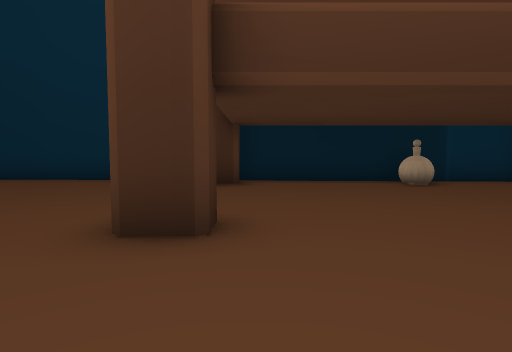
view 1 (above)

24 first-person views from a walk through a Unity game level. The camera is 1.5 m above the floor, tilts 4° down and sees 75° across. The floor is counted in squares, 2 m on a side. Each view is taken from the middle of a square. On the plan, view 1 faces up. The plan holds only what a view shows up to about 11 squares ahead; the rest is blank. The place goes on beyond the plan. The player is left out. Some surface patterns are stand-ins.

view 2
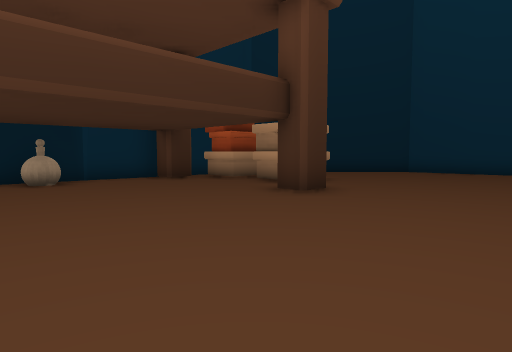

view 3
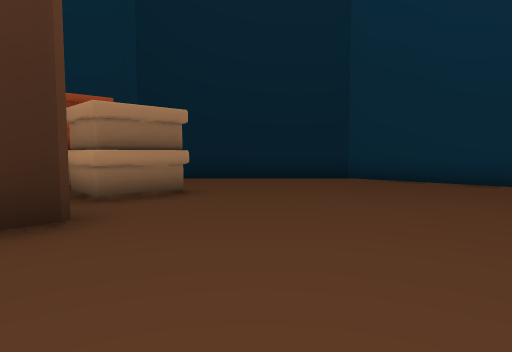

view 4
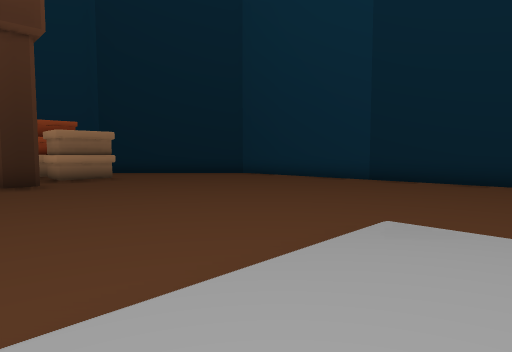

view 5
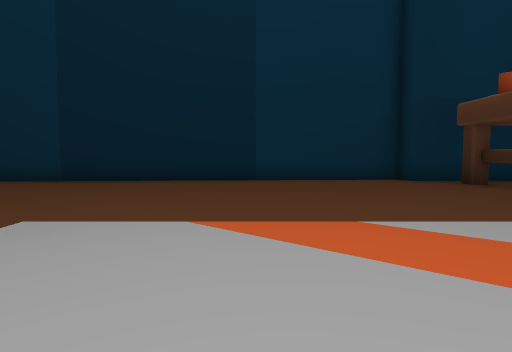

view 6
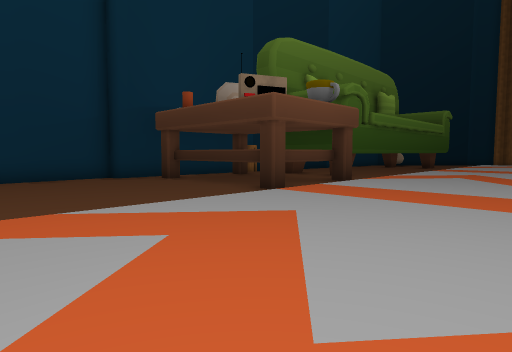

view 7
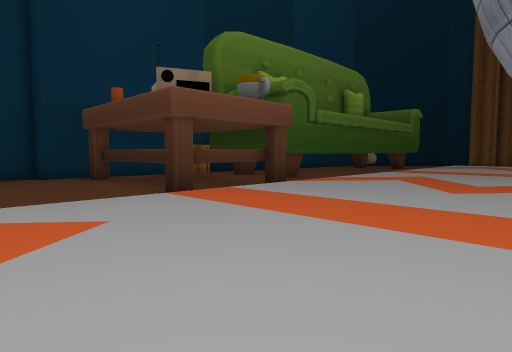

view 8
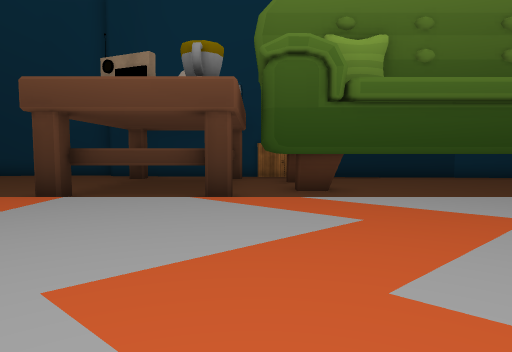

view 9
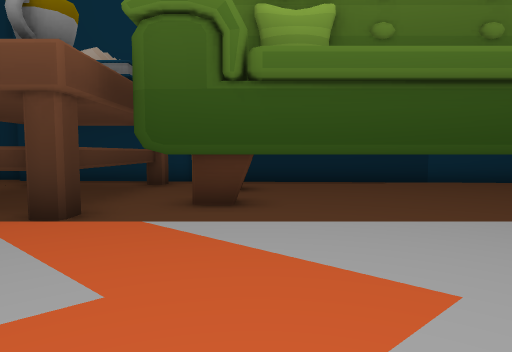

view 10
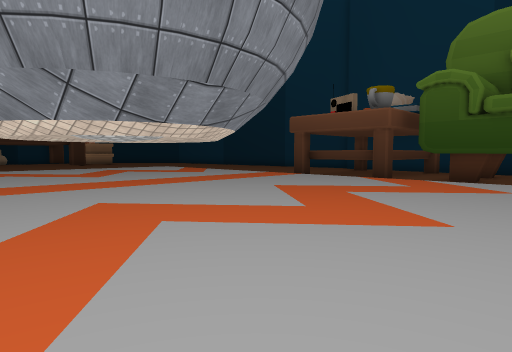

view 11
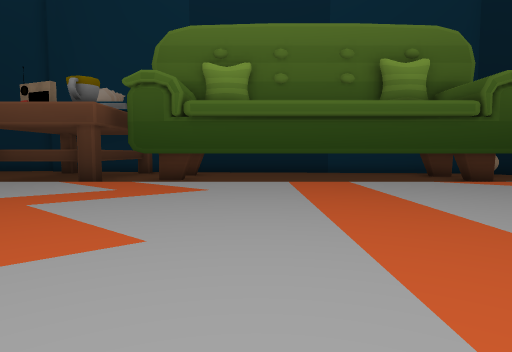

view 12
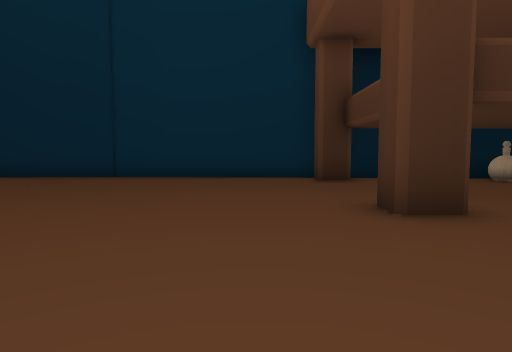

view 13
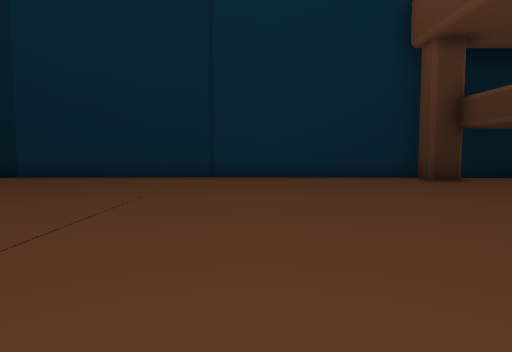

view 14
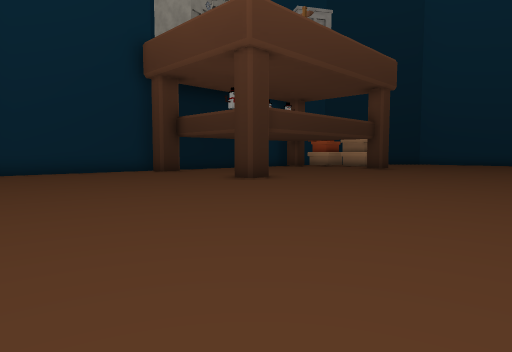

view 15
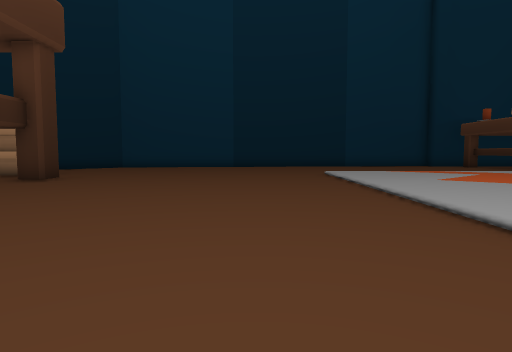

view 16
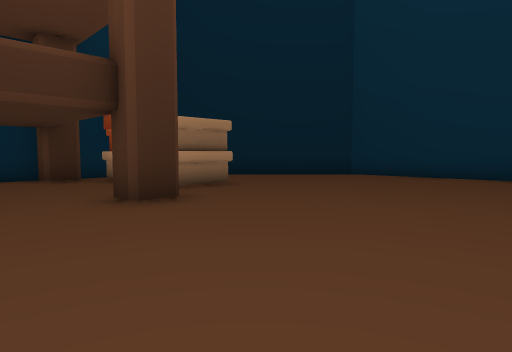

view 17
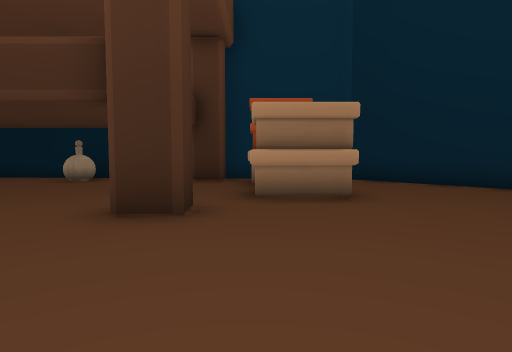

view 18
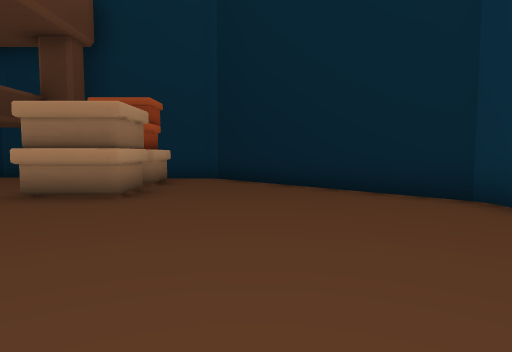

view 19
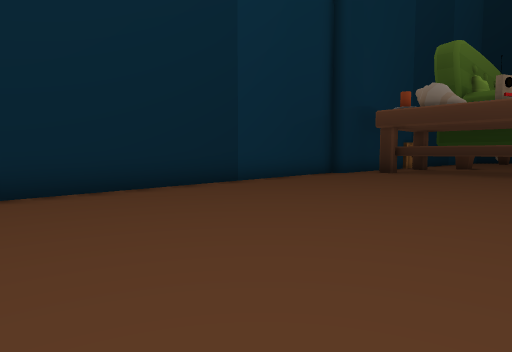

view 20
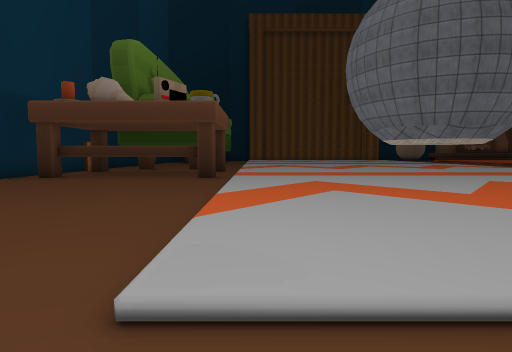

view 21
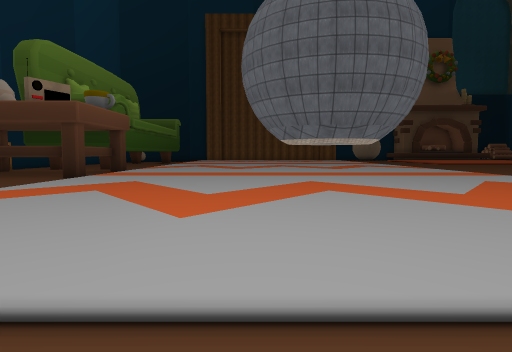

view 22
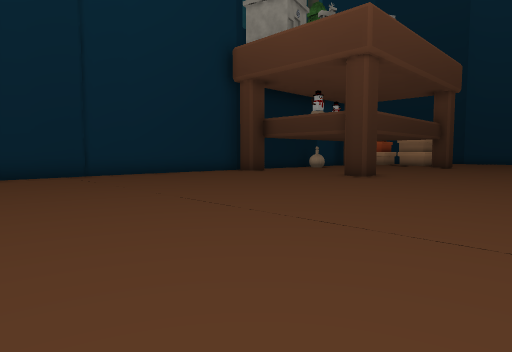

view 23
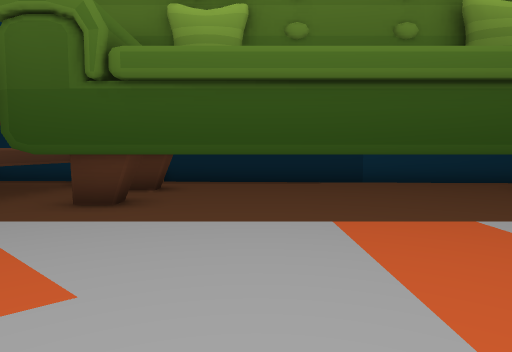

view 24
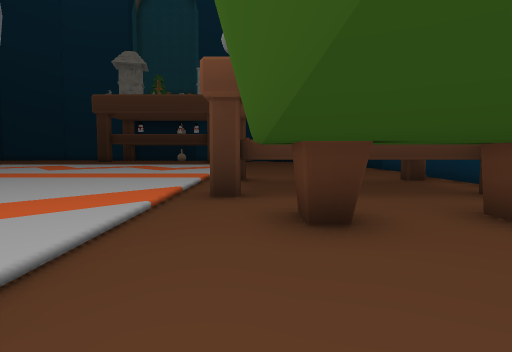

### Floor plan
Key: @ floor where view 1 was taken; # wall or solid block; . main floor; : floor 0.25 m higher than the main floor; - floor 0.25 m lower than the main floor; / step, stairs or slope; P potion; T thing the floor can be seen under or through; O other object.
Columns run from 11 left of view 1 to 17 right of it. Each row starts with its distance up from view 1.
 10 ########################
  9 .....................--##
  8 ..........#....P...#OO--##
  7 ....................OO.--##
  6 ....................OO..--##
  5 ....................OO...--##
  4  .........................--#
  3  .........#........#.......-#
  2 ............................#
  1 ............................#
  0 ...........@................#
 -1 ............................#
 -2 ............................#
 -3    .........................#
 -4    .....  ..................#
 -5            .................#
 -6             :::::::::.......#
 -7              ::::::::.......#
 -8              ::::::::.......#
 -9             :::::::::.......#
-10            ::::::::::.......#
-11            ::::::::::.......#
-12           :::::::::::.......#
-13          /:::::::::::.......#
-14          /:::::::::::.TTTTT.#
-15          /:::::::::::.T    .#
-16             :::::::::.#    .#
-17             :::::::::.##TTT.#
-18            ::::::::::......##
-19            ::::::::::.####.##
-20            ::::::::::.##....#
-21            ::::::::::.#.....#
-22            ::::::::::.......#
-23              ::::::::.......#
-24               :::::::.......#
-25                ::::::.......#
-26                  :::: ......#
-27                   :::  .....#

Positions as (right, up) in squares from view 1, and headings:
1: (0, 0), facing up
2: (2, -1), facing up-right
3: (7, -1), facing up-right
4: (6, -7), facing up-right
5: (6, -8), facing right
6: (5, -8), facing down-right
7: (4, -10), facing down-right
8: (4, -18), facing right
9: (6, -20), facing right
10: (0, -22), facing up-right
11: (1, -22), facing right
12: (-3, -1), facing up
13: (-6, -1), facing up
14: (-8, -4), facing up-right
15: (-2, -3), facing right
16: (5, -2), facing up-right
17: (9, -1), facing up
18: (13, -1), facing up
19: (10, -2), facing down-right
20: (9, -4), facing down
21: (5, -4), facing down
22: (-11, -2), facing up-right
23: (6, -22), facing right
24: (11, -23), facing up
